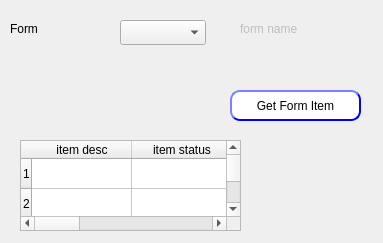
<?xml version="1.0" encoding="UTF-8"?>
<ui version="4.0">
 <class>Dialog</class>
 <widget class="QDialog" name="Dialog">
  <property name="geometry">
   <rect>
    <x>0</x>
    <y>0</y>
    <width>383</width>
    <height>243</height>
   </rect>
  </property>
  <property name="windowTitle">
   <string>Display Form Items</string>
  </property>
  <widget class="QTableWidget" name="w1">
   <property name="geometry">
    <rect>
     <x>20</x>
     <y>140</y>
     <width>221</width>
     <height>91</height>
    </rect>
   </property>
   <property name="rowCount">
    <number>2</number>
   </property>
   <property name="columnCount">
    <number>4</number>
   </property>
   <row/>
   <row/>
   <column>
    <property name="text">
     <string>item desc</string>
    </property>
   </column>
   <column>
    <property name="text">
     <string>item status</string>
    </property>
   </column>
   <column/>
   <column/>
  </widget>
  <widget class="QComboBox" name="CMB_formId">
   <property name="enabled">
    <bool>true</bool>
   </property>
   <property name="geometry">
    <rect>
     <x>120</x>
     <y>20</y>
     <width>86</width>
     <height>25</height>
    </rect>
   </property>
  </widget>
  <widget class="QLabel" name="label_2">
   <property name="geometry">
    <rect>
     <x>10</x>
     <y>20</y>
     <width>67</width>
     <height>17</height>
    </rect>
   </property>
   <property name="text">
    <string>Form</string>
   </property>
  </widget>
  <widget class="QLabel" name="LB_formName">
   <property name="enabled">
    <bool>false</bool>
   </property>
   <property name="geometry">
    <rect>
     <x>240</x>
     <y>20</y>
     <width>141</width>
     <height>17</height>
    </rect>
   </property>
   <property name="frameShape">
    <enum>QFrame::NoFrame</enum>
   </property>
   <property name="text">
    <string>form name</string>
   </property>
  </widget>
  <widget class="QPushButton" name="BTN_getFormItem">
   <property name="geometry">
    <rect>
     <x>230</x>
     <y>90</y>
     <width>131</width>
     <height>31</height>
    </rect>
   </property>
   <property name="styleSheet">
    <string notr="true">QPushButton{
                                        background-color: white;
                                        border-style: outset;
                                        border-width: 2px;
                                        border-radius: 10px;
                                        border-color: blue;
                                        min-width: 6em;
                                        }
                                        QPushButton:hover {
                                        background: qradialgradient(
                                        cx: 0.3, cy: -0.4, fx: 0.3, fy: -0.4,
                                        radius: 1.35, stop: 0 #fff, stop: 1 #bbb
                                        );
                                        }
                                        QPushButton:pressed {
                                        border-style: inset;
                                        background: qradialgradient(
                                        cx: 0.4, cy: -0.1, fx: 0.4, fy: -0.1,
                                        radius: 1.35, stop: 0 #fff, stop: 1 #ddd
                                        );
                                        }
</string>
   </property>
   <property name="text">
    <string>Get Form Item</string>
   </property>
  </widget>
 </widget>
 <resources/>
 <connections/>
</ui>
